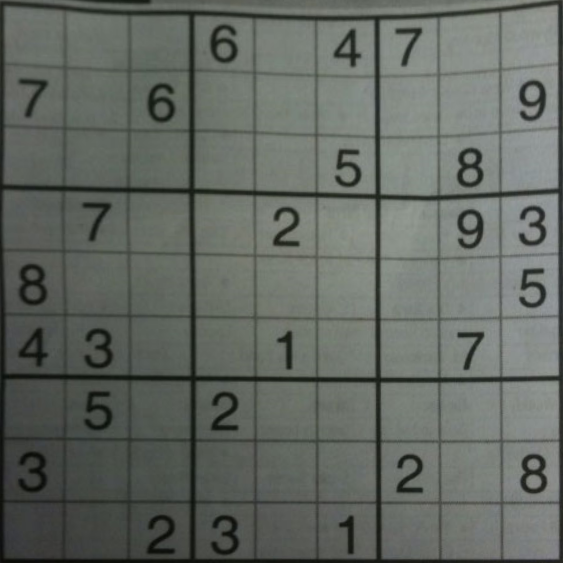
#> input picture sudoku/imgproc/sud_example_img.png, 563 x 563 px
$ python -i imgproc.py   (imports and definitions only)
#> lines starting #> are read from the running program, lines starting #| are printed output that depends on the picture; after the words box and inside, x2 and y2 are one past the last pixel; in counts of white or black regions, pixels touching at a corner belong together
import cv2
from imutils import contours
import numpy as np
from tkinter import Tk
from tkinter.filedialog import askopenfilename
import pytesseract as ocr


def proc():
    ocr.pytesseract.tesseract_cmd = r"C:\\Program Files\\Tesseract-OCR\\tesseract.exe"
    Tk().withdraw()
    filename = askopenfilename()
#> the answer given: sud_example_img.png

    # Load image, grayscale, and adaptive threshold
    image = cv2.imread(filename)
#> image is the input picture: shape (563, 563, 3); mean B, G, R 98.3, 104.3, 99.1
    gray = cv2.cvtColor(image, cv2.COLOR_BGR2GRAY)
    thresh = cv2.adaptiveThreshold(
        gray, 255, cv2.ADAPTIVE_THRESH_GAUSSIAN_C, cv2.THRESH_BINARY_INV, 57, 5
    )
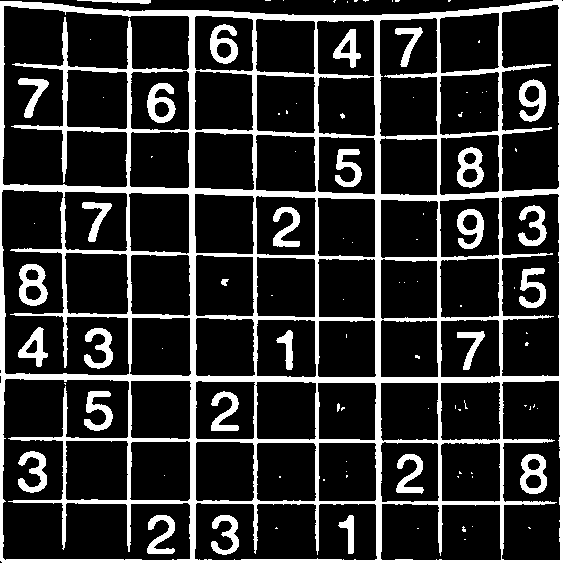
#> thresh: shape (563, 563); 19% white; 98 white regions (68 under 20 px)

    # Filter out all numbers and noise to isolate only boxes
    cnts = cv2.findContours(thresh, cv2.RETR_TREE, cv2.CHAIN_APPROX_SIMPLE)
#> cnts = 168 contours, 69 with area under 20; largest, box (x1, y1, x2, y2) and area: (0, 0, 563, 563) 310430, (2, 378, 191, 561) 21182, (2, 5, 190, 188) 20192, (1, 189, 130, 376) 14372, (500, 193, 560, 377) 10182
    cnts = cnts[0] if len(cnts) == 2 else cnts[1]
    for c in cnts:
        area = cv2.contourArea(c)
        if area < 1000:
            cv2.drawContours(thresh, [c], -1, (0, 0, 0), -1)
#> this loop made 168 passes
#> area on passes 2, 3, 8: 310430, 6549.5, 9950.5
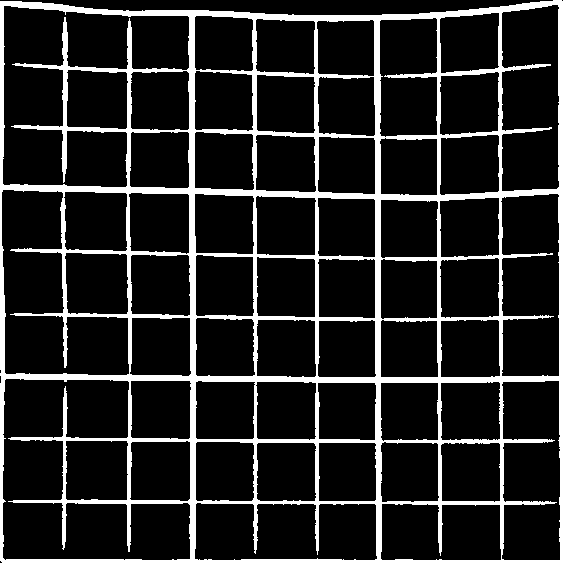
#> thresh: shape (563, 563); 14.5% white; 1 white region, box (x1, y1, x2, y2) and area: (0, 0, 563, 563) 45810

    # Fix horizontal and vertical lines
    vertical_kernel = cv2.getStructuringElement(cv2.MORPH_RECT, (1, 5))
#> vertical_kernel = [1, 1, 1, 1, 1]
    thresh = cv2.morphologyEx(thresh, cv2.MORPH_CLOSE, vertical_kernel, iterations=9)
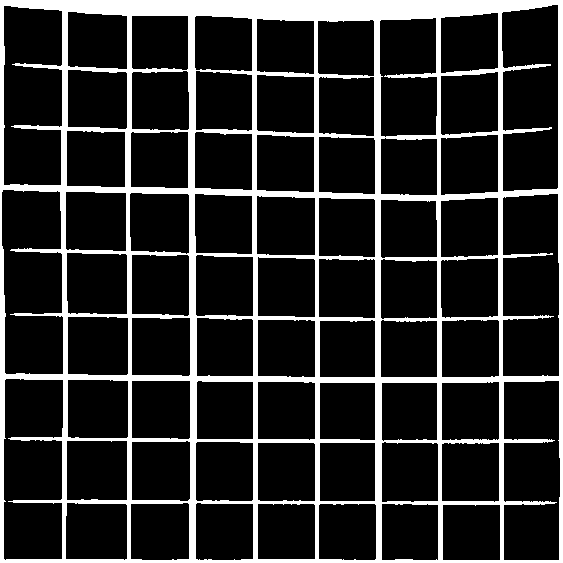
#> thresh: shape (563, 563); 17.4% white; 1 white region, box (x1, y1, x2, y2) and area: (0, 0, 563, 563) 55078
    horizontal_kernel = cv2.getStructuringElement(cv2.MORPH_RECT, (5, 1))
#> horizontal_kernel = [[1, 1, 1, 1, 1]]
    thresh = cv2.morphologyEx(thresh, cv2.MORPH_CLOSE, horizontal_kernel, iterations=4)
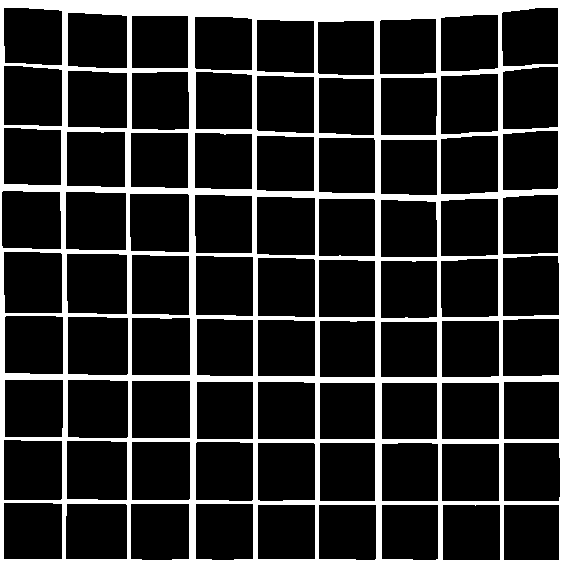
#> thresh: shape (563, 563); 18.1% white; 1 white region, box (x1, y1, x2, y2) and area: (0, 0, 563, 563) 57252

    # Sort by top to bottom and each row by left to right
    invert = 255 - thresh
#> invert: shape (563, 563); 81.9% white; 1 black region
    cnts = cv2.findContours(invert, cv2.RETR_TREE, cv2.CHAIN_APPROX_SIMPLE)
#> cnts = 81 contours; largest, box (x1, y1, x2, y2) and area: (67, 254, 127, 314) 3432, (4, 252, 62, 313) 3380, (67, 441, 127, 500) 3376, (68, 380, 128, 438) 3334, (68, 317, 128, 375) 3322
    cnts = cnts[0] if len(cnts) == 2 else cnts[1]
    (cnts, _) = contours.sort_contours(cnts, method="top-to-bottom")

    sudoku_rows = []
    row = []
    for i, c in enumerate(cnts, 1):
        area = cv2.contourArea(c)
        if area < 50000:
            row.append(c)
            if i % 9 == 0:
                (cnts, _) = contours.sort_contours(row, method="left-to-right")
                sudoku_rows.append(cnts)
                row = []
#> this loop made 81 passes
#> (c, area) on passes 5, 54, 57, 58, 60: ([[132, 16], [132, 67], [187, 67], [187, 16]], 2805), ([[381, 322], [381, 376], [436, 376], [436, 322]], 2970), ([[132, 381], [132, 437], [189, 437], [189, 381]], 3192), ([[504, 382], [504, 438], [558, 438], [558, 382]], 3024), ([[197, 382], [197, 438], [252, 438], [252, 382]], 3080)
#> area on passes 1, 2, 3, 4, 6, 7: 2977, 3064, 3024.5, 2978, 2874, 2927.5
#> after the loop, sudoku_rows = 9 items

    nums = []
    for row in sudoku_rows:
        for cnt in row:
            if cv2.contourArea(cnt) > 200:
                (x, y, w, h) = cv2.boundingRect(cnt)
                num_img = gray[y : y + h, x : x + w]
                num = ocr.image_to_string(
                    num_img,
                    config="--psm 10 --oem 3 -c tessedit_char_whitelist=123456789",
                )
                if not num:
                    num = 0
                elif len(num) > 2:
                    num = 0
                else:
                    num = int(num[0])
                nums.append(num)
#> this loop made 1 pass
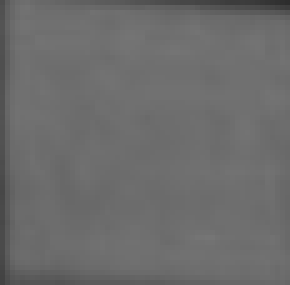
#> num_img: shape (57, 58) (shown 5 times larger); min 45, max 117, mean 107.7
#> after the loop, nums = []
    return nums

#> (the run stopped early here; a loop or call above may not have finished)
